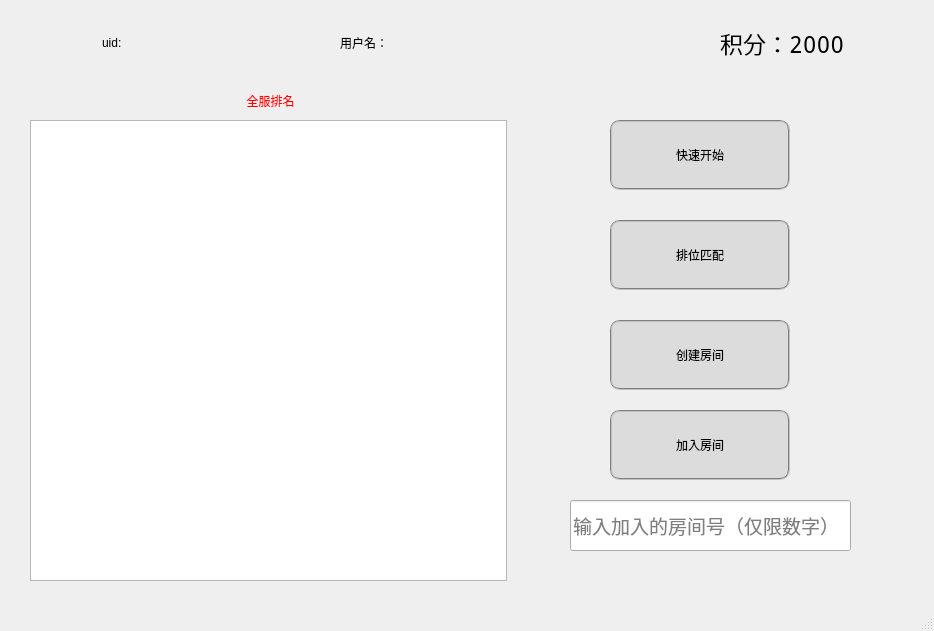
<?xml version="1.0" encoding="UTF-8"?>
<ui version="4.0">
 <class>Menu</class>
 <widget class="QMainWindow" name="Menu">
  <property name="geometry">
   <rect>
    <x>0</x>
    <y>0</y>
    <width>934</width>
    <height>631</height>
   </rect>
  </property>
  <property name="minimumSize">
   <size>
    <width>360</width>
    <height>560</height>
   </size>
  </property>
  <property name="windowTitle">
   <string>MainWindow</string>
  </property>
  <widget class="QWidget" name="centralwidget">
   <widget class="QPushButton" name="pushButton_normal">
    <property name="geometry">
     <rect>
      <x>610</x>
      <y>120</y>
      <width>180</width>
      <height>70</height>
     </rect>
    </property>
    <property name="styleSheet">
     <string notr="true">font: 18pt &quot;Noto Mono&quot;;
border:2px groove gray;
padding:2px 4px;
background-color: rgb(220, 220, 220);
border-radius:10px;</string>
    </property>
    <property name="text">
     <string>快速开始</string>
    </property>
   </widget>
   <widget class="QPushButton" name="pushButton_rank">
    <property name="geometry">
     <rect>
      <x>610</x>
      <y>220</y>
      <width>180</width>
      <height>70</height>
     </rect>
    </property>
    <property name="styleSheet">
     <string notr="true">font: 18pt &quot;Noto Mono&quot;;
background-color: rgb(220, 220, 220);
border:2px groove gray;
border-radius:10px;
padding:2px 4px;
</string>
    </property>
    <property name="text">
     <string>排位匹配</string>
    </property>
   </widget>
   <widget class="QPushButton" name="pushButton_create_room">
    <property name="geometry">
     <rect>
      <x>610</x>
      <y>320</y>
      <width>180</width>
      <height>70</height>
     </rect>
    </property>
    <property name="styleSheet">
     <string notr="true">font: 18pt &quot;Noto Mono&quot;;
background-color: rgb(220, 220, 220);
border:2px groove gray;
border-radius:10px;
padding:2px 4px;
</string>
    </property>
    <property name="text">
     <string>创建房间</string>
    </property>
   </widget>
   <widget class="QPushButton" name="pushButton_join_room">
    <property name="geometry">
     <rect>
      <x>610</x>
      <y>410</y>
      <width>180</width>
      <height>70</height>
     </rect>
    </property>
    <property name="styleSheet">
     <string notr="true">font: 18pt &quot;Noto Mono&quot;;
background-color: rgb(220, 220, 220);
border:2px groove gray;
border-radius:10px;
padding:2px 4px;
</string>
    </property>
    <property name="text">
     <string>加入房间</string>
    </property>
   </widget>
   <widget class="QLineEdit" name="lineEdit_rid">
    <property name="geometry">
     <rect>
      <x>570</x>
      <y>500</y>
      <width>281</width>
      <height>51</height>
     </rect>
    </property>
    <property name="font">
     <font>
      <pointsize>14</pointsize>
     </font>
    </property>
    <property name="placeholderText">
     <string>输入加入的房间号（仅限数字）</string>
    </property>
   </widget>
   <widget class="QListWidget" name="RankList">
    <property name="geometry">
     <rect>
      <x>30</x>
      <y>120</y>
      <width>477</width>
      <height>461</height>
     </rect>
    </property>
   </widget>
   <widget class="QLabel" name="lable_user_picture">
    <property name="geometry">
     <rect>
      <x>10</x>
      <y>0</y>
      <width>81</width>
      <height>71</height>
     </rect>
    </property>
    <property name="text">
     <string/>
    </property>
    <property name="pixmap">
     <pixmap resource="image.qrc">:/image/avatar04.png</pixmap>
    </property>
    <property name="scaledContents">
     <bool>true</bool>
    </property>
    <property name="wordWrap">
     <bool>false</bool>
    </property>
   </widget>
   <widget class="QLabel" name="label">
    <property name="geometry">
     <rect>
      <x>200</x>
      <y>80</y>
      <width>141</width>
      <height>41</height>
     </rect>
    </property>
    <property name="styleSheet">
     <string notr="true">font: 18pt &quot;Noto Mono&quot;;
color: rgb(255, 0, 0);</string>
    </property>
    <property name="text">
     <string>全服排名</string>
    </property>
    <property name="alignment">
     <set>Qt::AlignCenter</set>
    </property>
   </widget>
   <widget class="QLabel" name="label_username">
    <property name="geometry">
     <rect>
      <x>340</x>
      <y>22</y>
      <width>361</width>
      <height>41</height>
     </rect>
    </property>
    <property name="styleSheet">
     <string notr="true">font: 17pt &quot;Noto Mono&quot;;</string>
    </property>
    <property name="text">
     <string>用户名：</string>
    </property>
   </widget>
   <widget class="QLabel" name="lable_points">
    <property name="geometry">
     <rect>
      <x>720</x>
      <y>22</y>
      <width>201</width>
      <height>41</height>
     </rect>
    </property>
    <property name="font">
     <font>
      <family>Noto Mono</family>
      <pointsize>17</pointsize>
      <italic>false</italic>
      <bold>false</bold>
     </font>
    </property>
    <property name="styleSheet">
     <string notr="true">font: 17pt &quot;Noto Mono&quot;;</string>
    </property>
    <property name="text">
     <string>积分：2000</string>
    </property>
   </widget>
   <widget class="QLabel" name="lable_uid">
    <property name="geometry">
     <rect>
      <x>102</x>
      <y>22</y>
      <width>241</width>
      <height>41</height>
     </rect>
    </property>
    <property name="styleSheet">
     <string notr="true">font: 17pt &quot;Noto Mono&quot;;</string>
    </property>
    <property name="text">
     <string>uid:</string>
    </property>
   </widget>
  </widget>
  <widget class="QMenuBar" name="menubar">
   <property name="geometry">
    <rect>
     <x>0</x>
     <y>0</y>
     <width>934</width>
     <height>23</height>
    </rect>
   </property>
  </widget>
  <widget class="QStatusBar" name="statusbar"/>
 </widget>
 <resources>
  <include location="image.qrc"/>
 </resources>
 <connections/>
</ui>
